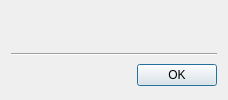
<?xml version="1.0" encoding="UTF-8"?>
<ui version="4.0">
 <class>tt3::gui::ErrorDialog</class>
 <widget class="QDialog" name="tt3::gui::ErrorDialog">
  <property name="geometry">
   <rect>
    <x>0</x>
    <y>0</y>
    <width>228</width>
    <height>100</height>
   </rect>
  </property>
  <property name="windowTitle">
   <string>ERROR</string>
  </property>
  <property name="windowIcon">
   <iconset resource="tt3-gui.qrc">
    <normaloff>:/tt3-gui/Resources/Images/Misc/ErrorLarge.png</normaloff>:/tt3-gui/Resources/Images/Misc/ErrorLarge.png</iconset>
  </property>
  <property name="modal">
   <bool>true</bool>
  </property>
  <layout class="QGridLayout" name="gridLayout">
   <item row="0" column="0">
    <widget class="QLabel" name="pictureLabel">
     <property name="sizePolicy">
      <sizepolicy hsizetype="Fixed" vsizetype="Fixed">
       <horstretch>32</horstretch>
       <verstretch>32</verstretch>
      </sizepolicy>
     </property>
     <property name="minimumSize">
      <size>
       <width>32</width>
       <height>32</height>
      </size>
     </property>
     <property name="text">
      <string/>
     </property>
     <property name="pixmap">
      <pixmap resource="tt3-gui.qrc">:/tt3-gui/Resources/Images/Misc/ErrorLarge.png</pixmap>
     </property>
    </widget>
   </item>
   <item row="0" column="1">
    <widget class="QLabel" name="messageLabel">
     <property name="text">
      <string>&lt;MESSAGE&gt;</string>
     </property>
     <property name="alignment">
      <set>Qt::AlignmentFlag::AlignCenter</set>
     </property>
     <property name="wordWrap">
      <bool>true</bool>
     </property>
    </widget>
   </item>
   <item row="1" column="0" colspan="2">
    <widget class="Line" name="line">
     <property name="orientation">
      <enum>Qt::Orientation::Horizontal</enum>
     </property>
    </widget>
   </item>
   <item row="2" column="0" colspan="2">
    <widget class="QDialogButtonBox" name="buttonBox">
     <property name="orientation">
      <enum>Qt::Orientation::Horizontal</enum>
     </property>
     <property name="standardButtons">
      <set>QDialogButtonBox::StandardButton::Ok</set>
     </property>
    </widget>
   </item>
  </layout>
 </widget>
 <resources>
  <include location="tt3-gui.qrc"/>
 </resources>
 <connections>
  <connection>
   <sender>buttonBox</sender>
   <signal>accepted()</signal>
   <receiver>tt3::gui::ErrorDialog</receiver>
   <slot>accept()</slot>
   <hints>
    <hint type="sourcelabel">
     <x>248</x>
     <y>254</y>
    </hint>
    <hint type="destinationlabel">
     <x>157</x>
     <y>274</y>
    </hint>
   </hints>
  </connection>
  <connection>
   <sender>buttonBox</sender>
   <signal>rejected()</signal>
   <receiver>tt3::gui::ErrorDialog</receiver>
   <slot>reject()</slot>
   <hints>
    <hint type="sourcelabel">
     <x>316</x>
     <y>260</y>
    </hint>
    <hint type="destinationlabel">
     <x>286</x>
     <y>274</y>
    </hint>
   </hints>
  </connection>
 </connections>
</ui>
